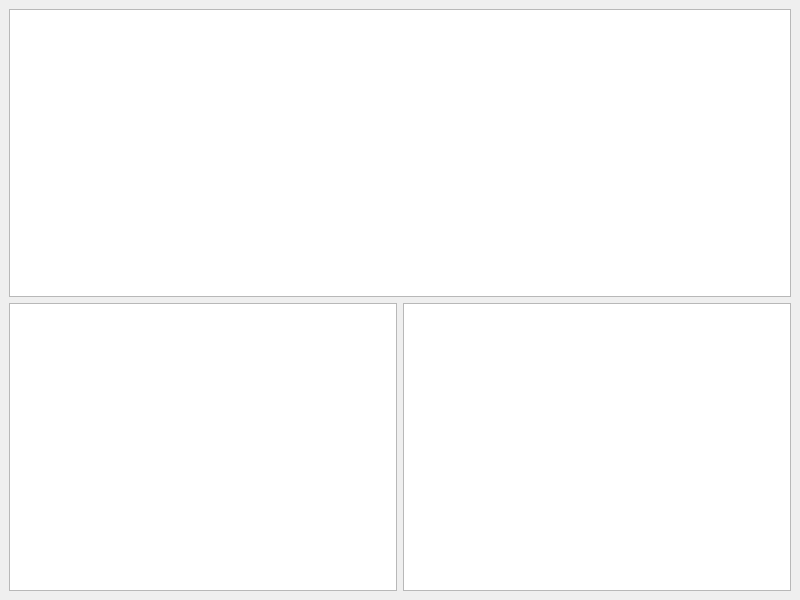
<?xml version="1.0" encoding="UTF-8"?>
<ui version="4.0">
 <class>MainWindow</class>
 <widget class="QMainWindow" name="MainWindow">
  <property name="geometry">
   <rect>
    <x>0</x>
    <y>0</y>
    <width>800</width>
    <height>600</height>
   </rect>
  </property>
  <property name="windowTitle">
   <string>P2G-Gui</string>
  </property>
  <widget class="QWidget" name="centralwidget">
   <layout class="QVBoxLayout" name="verticalLayout">
    <item>
     <widget class="QChartView" name="time_data"/>
    </item>
    <item>
     <layout class="QHBoxLayout" name="horizontalLayout">
      <item>
       <widget class="QChartView" name="target_data"/>
      </item>
      <item>
       <widget class="QChartView" name="range_data"/>
      </item>
     </layout>
    </item>
   </layout>
  </widget>
 </widget>
 <customwidgets>
  <customwidget>
   <class>QChartView</class>
   <extends>QGraphicsView</extends>
   <header>QtCharts</header>
  </customwidget>
 </customwidgets>
 <resources/>
 <connections/>
</ui>
